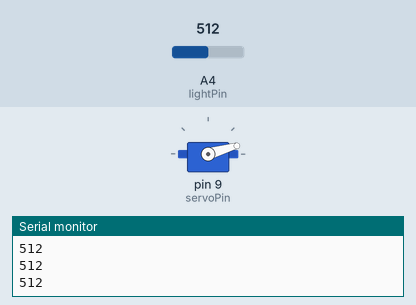
Simulated run of this sketch. Board: Arduino Uno, built with avr-gcc and run on an emulated ATmega328P. Parts: servo, the last lines printed to the serial monitor. The inputs (shaded band) are chosen by the test bench; at power-on: A4 (lightPin) = 512.

Above: at 1.2 s.
1.3 s: A4 (lightPin) set to 306
At 2.6 s:
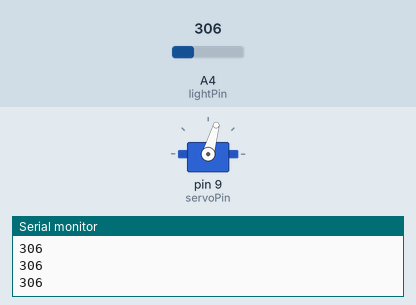
3.2 s: A4 (lightPin) set to 122
At 4.7 s:
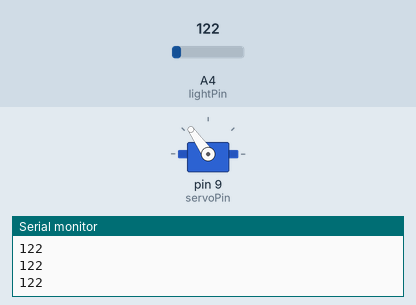
5.0 s: A4 (lightPin) set to 0
At 5.5 s:
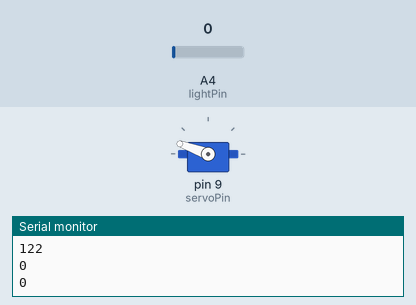
6.7 s: A4 (lightPin) set to 511
At 7.5 s:
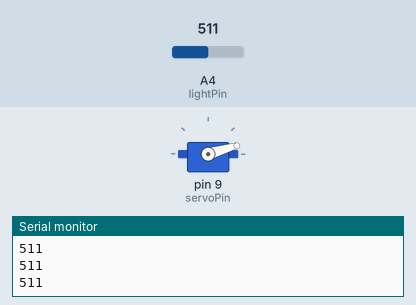
Timing chart, 0 to 9.5 s (numbered marks = the images above; inputs shaded):
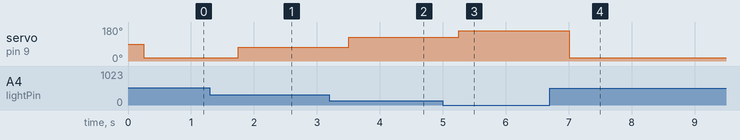

The sketch:

servo_to_weather.ino
```cpp
#include <Servo.h>
int lightVal;
int lightPin  =A4;
int servoPos;
int servoPin = 9;
int dt = 250;
Servo myServo;
void setup() {
  // put your setup code here, to run once:
Serial.begin(9600);
pinMode(lightPin,INPUT);
myServo.attach(servoPin);
}

void loop() {
  // put your main code here, to run repeatedly:
lightVal = analogRead(lightPin);
Serial.println(lightVal);
delay(dt);

servoPos = (-16./57.)*lightVal+(16.*570./57.);
myServo.write(servoPos);
}
```

Measured:
- after the input at 1.3 s, servo on pin 9 (servoPin): 16° → 74° after 0.45 s
- after the input at 3.2 s, servo on pin 9 (servoPin): 74° → 125° after 0.31 s
- after the input at 5.0 s, servo on pin 9 (servoPin): 125° → 160° after 0.26 s
- after the input at 6.7 s, servo on pin 9 (servoPin): 160° → 16° after 0.31 s
